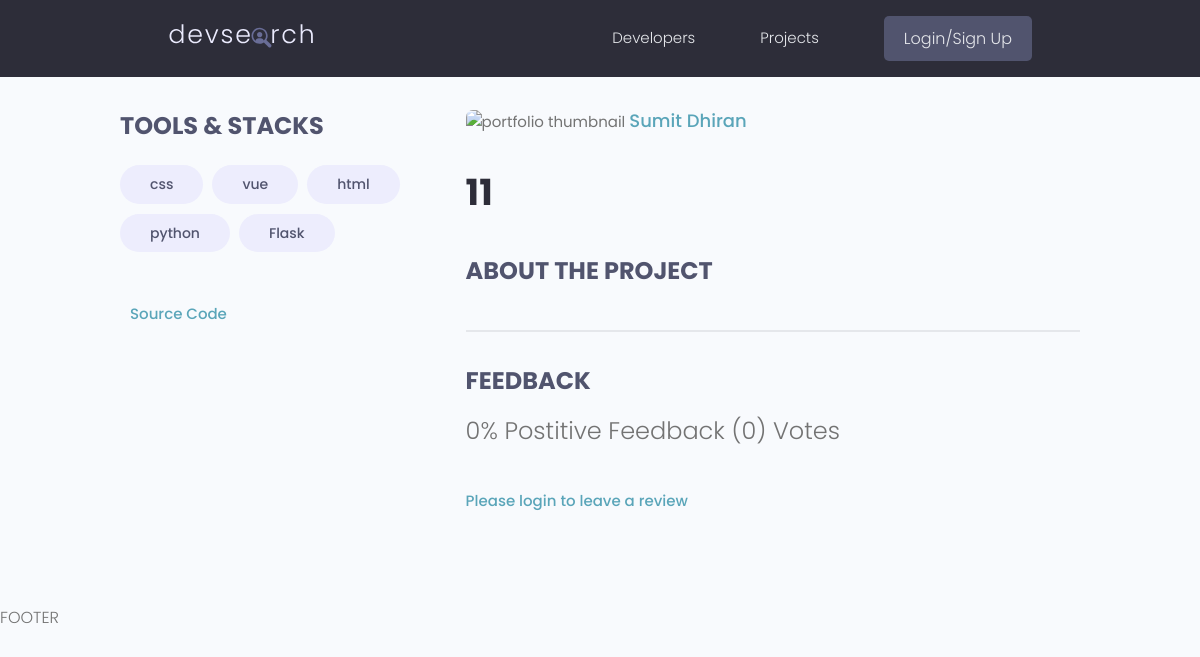
The page /projects/project/25b940e5-8dc5-46ef-a6d5-c89deafff953/ on the database its author committed.
### projects/models.py (models this page shows, shortened)
class Tag(models.Model):
    name = models.CharField(max_length=200,)
    created = models.DateTimeField(auto_now_add= True)
    id      = models.UUIDField(default= uuid.uuid4,unique=True,primary_key= True,editable= False)
    def __str__(self):
        return self.name

class Project(models.Model):
    owner          = models.ForeignKey(Profile,on_delete=models.CASCADE,blank=True,null=True)
    title           = models.CharField(max_length= 200)
    description     = models.TextField(null=True,blank = True)
    featured_image  = models.ImageField(null = True,blank = True,default= "default.jpg")
    demo_link       = models.CharField(max_length= 2000,null = True, blank =True)
    source_link     = models.CharField(max_length= 2000,null =True, blank= True)
    tags            = models.ManyToManyField('Tag',blank = True)
    vote_total      = models.IntegerField(default=0,null=True,blank=True)
    vote_ratio      = models.IntegerField(default=0,null=True,blank=True)
    created         = models.DateTimeField(auto_now_add= True)
    id              = models.UUIDField(default= uuid.uuid4, unique= True,primary_key= True,editable= False)
    class Meta:
        ordering = ['-vote_ratio','-vote_total','title']
    @property
    def imageURL(self):
        try:
            url = self.featured_image.url
        except:
            url = ''
        return url
    @property
    def reviewers(self):
        queryset = self.review_set.all().values_list('owner__id',flat = True)
        return queryset

### users/models.py (models this page shows, shortened)
class Profile(models.Model):
    user = models.OneToOneField(User,on_delete=models.CASCADE,null=True,blank=True)
    name = models.CharField(max_length=200,blank=True,null=True)
    username = models.CharField(max_length=200,blank=True,null=True)
    location = models.CharField(max_length=200,blank=True,null=True)
    email = models.EmailField(max_length=500,blank=True,null=True)
    short_intro = models.CharField(max_length=200,blank=True,null=True)
    bio   = models.TextField(blank=True,null=True)
    profile_image = models.ImageField(blank=True,null=True, upload_to = 'profiles/', default = 'profiles/user-default.png')
    social_github = models.CharField(max_length=200,blank=True,null=True)
    social_twitter = models.CharField(max_length=200,blank=True,null=True)
    social_linkedin = models.CharField(max_length=200,blank=True,null=True)
    social_youtube = models.CharField(max_length=200,blank=True,null=True)
    social_website = models.CharField(max_length=200,blank=True,null=True)
    created         = models.DateTimeField(auto_now_add= True)
    id              = models.UUIDField(default= uuid.uuid4, unique= True,primary_key= True,editable= False)
    class Meta:
        ordering = ['created']

### projects/views.py (the view, shortened to what this page needs)
# urls.py: path('project/<str:pk>/', views.project, name = "project"),
def project(request,pk):
    projectObj = Project.objects.get(id = pk)
    form = ReviewForm()
    return render(request,'projects/single-project.html',{'projectObj':projectObj,'project':projectObj,'form':form})

### projects/templates/projects/single-project.html (shortened to what this page needs)
{% extends 'main.html' %}
{% block content %}
<main class="singleProject my-md">
    <div class="container">
      <div class="layout">
        <div class="column column--1of3">
          <h3 class="singleProject__subtitle">Tools & Stacks</h3>
          <div class="singleProject__toolStack">
              {% for tag in project.tags.all%}
            <span class="tag tag--pill tag--sub tag--lg">
              <small>{{tag}}</small>
            </span>
            {% endfor %}
          </div>
          {% if project.source_link %}
          <a class="singleProject__liveLink" href="{{ project.source_link }}" target="_blank">Source Code
          </a>
          {%endif%}
        </div>
        <div class="column column--2of3">
          <img class="singleProject__preview" src="{{ project.imageURL }}" alt="portfolio thumbnail" />
          <a href="{% url 'user-profile' project.owner.id %}" class="singleProject__developer">{{project.owner.name}}</a>
          <h2 class="singleProject__title">{{project.title}}</h2>
          <h3 class="singleProject__subtitle">About the Project</h3>
          <div class="comments">
            <h3 class="singleProject__subtitle">Feedback</h3>
            <h5 class="project--rating">
              {{project.vote_ratio}}% Postitive Feedback ({{project.vote_total}}) Vote{{project.vote_total|pluralize:"s"}}
            </h5>
            {% if request.user.profile.id in project.reviewers %}
              <p>You have already Submitted your Review for this project</p>
            {% elif request.user.profile == project.owner %}
              <p>You cannot Review your own work</p>
            {% else %}
             <a href="{% url 'login' %}?next={{request.path}}">Please login to leave a review</a>
            {%  endif %}
          </div>
        </div>
      </div>
    </div>
  </main>
{% endblock content %}

### static/styles/app.css (style rules this page uses)
:root { --color-sub: #2d2d39; }
img { width: 100%; }
.singleProject .column--1of3 { order: 2; }
@media screen and (min-width: 1081px) { .singleProject .column--1of3 { order: 1; } }
@media screen and (min-width: 1081px) { .singleProject .column--2of3 { order: 2; } }
.singleProject__toolStack { margin-top: 2rem; margin-bottom: 4rem; }
.singleProject__liveLink { font-weight: 500; transition: all 0.3s ease-in-out; border-bottom: 2px solid transparent; }
.singleProject__preview { height: 50vh; object-fit: cover; object-position: top center; margin-bottom: 3rem; border-radius: 0.7rem; }
.singleProject__developer { font-size: 1.8rem; font-weight: 500; }
.singleProject__title { font-size: 3.6rem; font-weight: 700; color: var(--color-sub); margin-bottom: 3rem; }
.project--rating { margin-bottom: 1.6em; margin-top: .5em; }
.singleProject__subtitle { text-transform: uppercase; font-size: 2.4rem; font-weight: 700; color: var(--color-sub-light); margin-bottom: 1rem; }
.comments { margin-top: 4rem; padding-top: 3rem; border-top: 2px solid var(--color-light); }

### static/uikit/styles/modules/_variables.css (style rules this page uses)
:root { --color-main: #5aa5b9; --color-main-light: #e6faff; --color-sub: #3f4156; --color-sub-light: #51546e; --color-sub-lighter: #ededfd; --color-text: #737373; --color-gray: #8b8b8b; --color-light: #e5e7eb; --color-light-gray: #767676; --color-bg: #f8fafd; --color-white: #fffefd; --color-white-light: #f3f3f3; --color-success: #359e64; --color-success-bg: #def8e8; --color-error: #fc4b0b; --color-error-bg: #fff2ee; --font-base: 'Poppins', arial, helvetica, 'Segoe UI', roboto, ubuntu, sans-serif; --font-monospace: 'Fira Code', 'Courier New', courier, monospace; --font-regular: 300; --font-medium: 500; --font-bold: 700; --generic-shadow: 1px 1px 5px #00000010; --generic-transition: all 0.3s ease-in-out; }

### static/uikit/styles/modules/_base.css (style rules this page uses)
* { margin: 0; padding: 0; box-sizing: border-box; text-rendering: optimizeLegibility; color: inherit; font-size: inherit; }
html { font-size: 50%; }
@media only screen and (min-width: 480px) { html { font-size: 56.25%; } }
@media only screen and (min-width: 1200px) { html { font-size: 62.5%; } }
body { line-height: 1.6; font-weight: 400; font-size: 1.5rem; color: var(--color-text); background-color: var(--color-bg); min-height: 100vh; }

### static/uikit/styles/modules/_typography.css (style rules this page uses)
* { font-family: var(--font-base); }
h2 { font-size: 3.6rem; font-weight: var(--font-bold); }
h3 { font-size: 3.2rem; font-weight: var(--font-medium); }
h5 { font-size: 2.4rem; font-weight: var(--font-medium); }
h5, h6 { font-weight: var(--font-regular); }
p, span, strong { font-size: 1.6rem; color: var(--color-text); font-weight: var(--font-regular); }
a { padding-bottom: 2px; text-decoration: none; display: inline-block; color: var(--color-main); font-weight: var(--font-medium); }

### static/uikit/styles/modules/_utilities.css (style rules this page uses)
.container { width: 92%; max-width: 165rem; margin: 0 auto; box-sizing: border-box; }
@media screen and (min-width: 1000px) { .container { width: 90%; } }
@media screen and (min-width: 1200px) { .container { width: 80%; } }
.my-md { margin: 3rem auto; }

### static/uikit/styles/modules/_tag.css (style rules this page uses)
.tag { display: inline-flex; align-items: center; background-color: var(--color-sub); height: -webkit-fit-content; height: -moz-fit-content; height: fit-content; width: -webkit-fit-content; width: -moz-fit-content; width: fit-content; border-radius: 0.5rem; padding: 0.5rem 1.5rem; font-size: 1.2rem; cursor: pointer; }
.tag:not(:last-child) { margin-right: 0.25rem; margin-bottom: 0.75rem; }
.tag > small { color: var(--color-white); }
.tag--pill { border-radius: 5rem; }
.tag--sub, .tag--sub > small { background: var(--color-sub-lighter); color: var(--color-sub-light); font-weight: 500; }
.tag--lg { padding: 0.8rem 3rem; font-size: 1.4rem; }
.tag--lg:not(:last-child) { margin-right: 0.5rem; margin-bottom: 1rem; }

### static/uikit/styles/modules/_layout.css (style rules this page uses)
.layout { display: flex; flex-flow: row wrap; justify-content: space-between; }
.layout > .column { margin-bottom: 3rem; }
.layout > .column.column--1of3 { flex-basis: 30%; }
.layout > .column.column--2of3 { flex-basis: 64%; }

### rows shown on the page
Tag: name "css"
Tag: name "vue"
Tag: name "html"
Tag: name "python"
Tag: name "Flask"
Project: owner.name "Sumit Dhiran", title "11", vote_ratio "0", vote_total "0"
